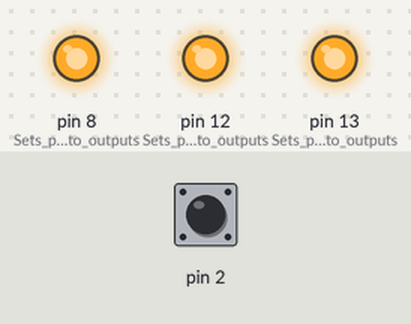
The sketch below on a simulated Arduino Uno, built with avr-gcc and run on an emulated ATmega328P. Shown: output pins drawn as LEDs (lit = HIGH). The test bench sets the inputs (shaded band); at power-on: pin 2 HIGH.

Above: at 1.2 s.
1.3 s: pin 2 pulled LOW for 0.15 s
At 1.37 s:
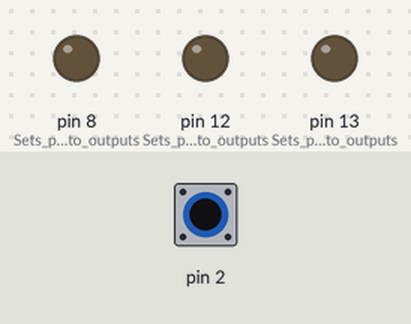
2.9 s: pin 2 pulled LOW for 3.2 s
At 6.7 s:
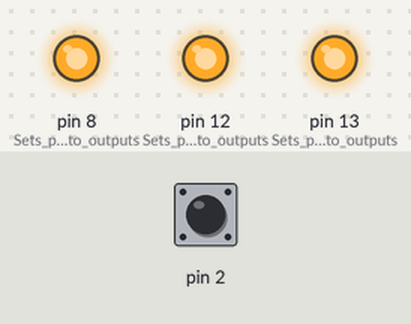
Timing chart, 0 to 8.2 s (numbered marks = the images above; inputs shaded):
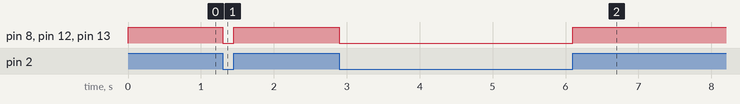

The sketch:

PBControlledRGB1.ino
```cpp
/*
  Push Button Controlled RGB

  Goal: The goal of this progam is to have an RGB turn white
  when a pushbutton is not being pressed and turn off completly
  when you press on it.

  Main Theme: Digital Input Controlling Digital Output

*/

void setup() {
pinMode(2, INPUT_PULLUP);
pinMode(13, OUTPUT); //Sets pin 13 to outputs
pinMode(12, OUTPUT);//Sets pin 12 to outputs
pinMode(8, OUTPUT);//Sets pin 8 to outputs

}

void loop() {
//Read the Pushbutton value
int PB = digitalRead(2);
//Turns the LED white if the pushbutton reads 1 and turns off if pushbutton reads 0.
digitalWrite(13, PB);
digitalWrite(12, PB);
digitalWrite(8, PB);

}
```

Measured:
- after the input at 1.3 s, pin 8 (Sets_pin_8_to_outputs), pin 12 (Sets_pin_12_to_outputs), pin 13 (Sets_pin_13_to_outputs): HIGH → LOW at once, → HIGH 0.15 s later
- after the input at 2.9 s, pin 8 (Sets_pin_8_to_outputs), pin 12 (Sets_pin_12_to_outputs), pin 13 (Sets_pin_13_to_outputs): HIGH → LOW at once, → HIGH 3.2 s later
